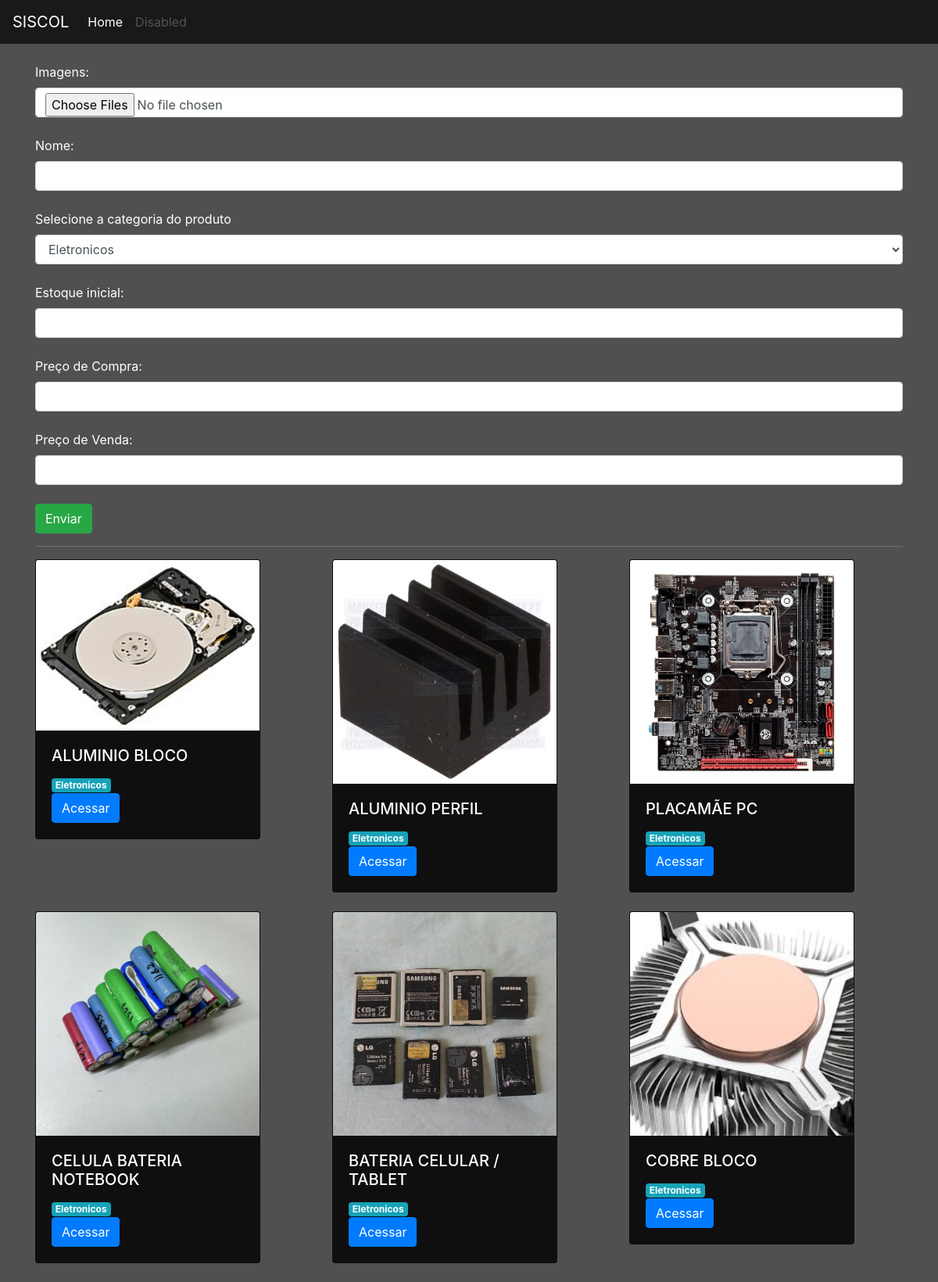
The page /reciclagem/add_produto/ on the database its author committed.
### reciclagem/models.py (models this page shows, shortened)
class Produto(models.Model):
    nome = models.CharField(max_length=40)
    categoria = models.ForeignKey(Categoria, on_delete=models.SET_NULL, null=True)
    quantidade = models.FloatField()
    preco_compra = models.FloatField()
    preco_venda = models.FloatField()

class Imagem(models.Model):
    imagem = models.ImageField(upload_to="imagem_produto")
    produto = models.ForeignKey(Produto, on_delete=models.CASCADE)

class Categoria(models.Model):
    titulo = models.CharField(max_length=40)
    def __str__(self):
        return self.titulo

### reciclagem/views.py (the view, shortened to what this page needs)
# urls.py: path('add_produto/', views.add_produto,name="add_produto")
@has_permission_decorator('cadastrar_produtos ')
def add_produto(request):
    if request.method == "GET":
        categorias = Categoria.objects.all()
        produtos = Produto.objects.all()
        return render(request, 'add_produto.html', {'categorias': categorias, 'produtos': produtos})
    messages.add_message(request, messages.SUCCESS, 'Produto Cadastrado com sucesso')
    return redirect(reverse('add_produto'))

### reciclagem/templatestags/filters.py (called while the page is built)
@register.filter(name='get_first_image')
def get_first_image(product):
    imagem = Imagem.objects.filter(produto=product).first()
    if imagem:
        return imagem.imagem.url
    else:
        return False

### reciclagem/templates/add_produto.html (shortened to what this page needs)
{% extends 'base.html' %}
{% load filters %}
{% block 'body' %}
<div class="container">
    <form action="{% url 'add_produto' %}" method="POST" enctype="multipart/form-data"> {% csrf_token %}
        <br>
        <label>Imagens:</label>
        <Input class="form-control" type="file" name="imagens" multiple>
        <br>
        <label>Nome:</label>
        <Input class="form-control" type="text" name="nome">
        <br>
        <label>Selecione a categoria do produto</label>
        <select class="form-control" name="categoria">
            {% for categoria in categorias %}
                <option value="{{categoria.id}}">{{categoria.titulo}}</option>
            {% endfor %}
        </select>
        <br>
        <label>Estoque inicial:</label>
        <Input class="form-control" type="number" name="quantidade">
        <br>
        <label>Preço de Compra:</label>
        <Input class="form-control" type="number" name="preco_compra">
        <br>
        <label>Preço de Venda:</label>
        <Input class="form-control" type="number" name="preco_venda">
        <br>
        <Input class="btn btn-success" type="submit" value="Enviar">
    </form>
    <hr style="background-color:  gray;">
    <div class="listar_produtos">
        <div class="row">
            {% for produto in produtos %}
                <div class="col-md">
                    <div style="background-color: #0f0f0f; width:18rem" class="card";>
                        {% if produto|get_first_image %}
                            <img width="100%" class="card-img-top" src="{{produto|get_first_image}}">
                        {% endif %}
                            <div class="card-body">
                                <h5 class="card-title">{{produto.nome}} </h5>
                                <span class="badge badge-info">{{produto.categoria}}</span>
                                <br>
                                <a href="#" class="btn btn-primary">Acessar</a>
                            </div>
                    </div>
                    <br>
                </div>
                <br>
            {% endfor %}
         </div>
    </div>
</div>
{% endblock %}

### templates/base.html (shortened to what this page needs)
{% load static %}
<!doctype html>
<html lang="pt-BR">
  <head>
    <link rel="stylesheet" href="https://cdn.jsdelivr.net/npm/bootstrap@4.6.2/dist/css/bootstrap.min.css">
    <link rel="stylesheet" href="{% static 'usuarios/css/css.css' %}">
  </head>
  <body class="fundo">
    <nav class="navbar navbar-expand-lg navbar-dark bg-nav">
      <a class="navbar-brand" href="#">SISCOL</a>
      <div class="collapse navbar-collapse" id="navbarNav">
        <ul class="navbar-nav">
          <li class="nav-item active">
            <a class="nav-link" href="#">Home <span class="sr-only">(current)</span></a>
          </li>
          <li class="nav-item">
            <a class="nav-link disabled">Disabled</a>
          </li>
        </ul>
      </div>
    </nav>
    {% block 'body' %}
    {% endblock %}
  </body>
</html>

### templates/static/usuarios/css/css.css (style rules this page uses)
.fundo { background-color:#505050; color:white; }
.bg-nav { background-color: #191919; }

### rows shown on the page
Produto: id.imagem (picture), nome "ALUMINIO BLOCO", categoria "Eletronicos"
Produto: id.imagem (picture), nome "ALUMINIO PERFIL", categoria "Eletronicos"
Produto: id.imagem (picture), nome "PLACAMÃE PC", categoria "Eletronicos"
Produto: id.imagem (picture), nome "CELULA BATERIA NOTEBOOK", categoria "Eletronicos"
Produto: id.imagem (picture), nome "BATERIA CELULAR / TABLET", categoria "Eletronicos"
Produto: id.imagem (picture), nome "COBRE BLOCO", categoria "Eletronicos"

### other values the page prints
form field categoria "Eletronicos"
